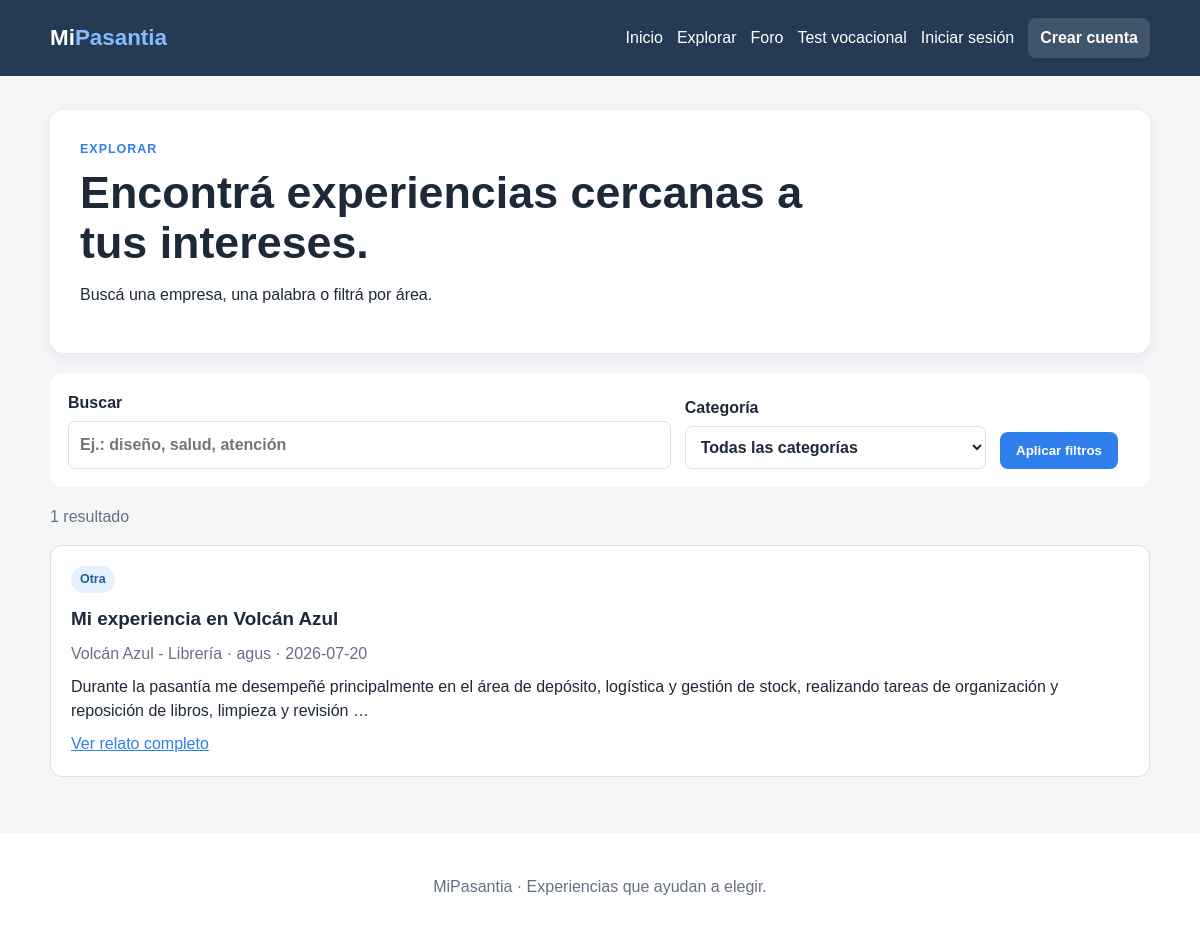
Page /explorar on the committed database.
### tables this page shows
CREATE TABLE experiencias (
                id INTEGER PRIMARY KEY AUTOINCREMENT,
                titulo TEXT NOT NULL,
                empresa TEXT NOT NULL,
                contenido TEXT NOT NULL,
                fecha TEXT NOT NULL,
                imagen TEXT,
                usuario_id INTEGER NOT NULL,
                categoria_id INTEGER,
                FOREIGN KEY (usuario_id) REFERENCES usuarios(id),
                FOREIGN KEY (categoria_id) REFERENCES categorias(id)
            );

CREATE TABLE categorias (
                id INTEGER PRIMARY KEY AUTOINCREMENT,
                nombre TEXT NOT NULL UNIQUE
            );

CREATE TABLE usuarios (
                id INTEGER PRIMARY KEY AUTOINCREMENT,
                nombre TEXT NOT NULL,
                email TEXT NOT NULL UNIQUE,
                password TEXT NOT NULL
            );

### app.py (the view)
@app.route("/explorar")
def explorar():
    busqueda = request.args.get("q", "").strip()
    categoria_id = request.args.get("categoria", "")
    return render_template(
        "explorar.html",
        experiencias=obtener_experiencias(busqueda, categoria_id),
        categorias=obtener_categorias(),
        busqueda=busqueda,
        categoria_id=categoria_id,
    )

### app.py (called while the page is built)
def conectar_db():
    conexion = sqlite3.connect(DATABASE_PATH)
    conexion.row_factory = sqlite3.Row
    return conexion

def obtener_categorias():
    with conectar_db() as conexion:
        return conexion.execute("""
            SELECT * FROM categorias
            WHERE nombre != 'Comunicación y Marketing'
            ORDER BY nombre
        """).fetchall()

def obtener_experiencias(busqueda="", categoria_id=""):
    consulta = """
        SELECT experiencias.*, usuarios.nombre AS autor, categorias.nombre AS categoria
        FROM experiencias
        JOIN usuarios ON experiencias.usuario_id = usuarios.id
        LEFT JOIN categorias ON experiencias.categoria_id = categorias.id
        WHERE 1 = 1
    """
    parametros = []
    if busqueda:
        consulta += " AND (experiencias.titulo LIKE ? OR experiencias.empresa LIKE ? OR experiencias.contenido LIKE ?)"
        termino = f"%{busqueda}%"
        parametros.extend((termino, termino, termino))
    if categoria_id.isdigit():
        consulta += " AND experiencias.categoria_id = ?"
        parametros.append(categoria_id)
    consulta += " ORDER BY experiencias.id DESC"
    with conectar_db() as conexion:
        return conexion.execute(consulta, parametros).fetchall()

@app.context_processor
def token_formulario():
    if "token_foro" not in session:
        session["token_foro"] = secrets.token_urlsafe(32)
    return {"token_foro": session["token_foro"]}

### templates/explorar.html (shortened to what this page needs)
{% extends "base.html" %}
{% block content %}
<section class="page-intro">
    <p class="eyebrow">Explorar</p>
    <h1>Encontrá experiencias cercanas a tus intereses.</h1>
    <p>Buscá una empresa, una palabra o filtrá por área.</p>
</section>
<form class="filters" method="get">
    <label>
        Buscar
        <input type="search" name="q" value="{{ busqueda }}" placeholder="Ej.: diseño, salud, atención">
    </label>
    <label>
        Categoría
        <select name="categoria">
            <option value="">Todas las categorías</option>
        </select>
    </label>
    <button class="button" type="submit">Aplicar filtros</button>
</form>
<p class="result-count">{{ experiencias|length }} resultado{% if experiencias|length != 1 %}s{% endif %}</p>
{% if experiencias %}
<section class="card-grid">
    {% for experiencia in experiencias %}
    <article class="card">
        <span class="tag">{{ experiencia["categoria"] or "Sin categoría" }}</span>
        <h2>{{ experiencia["titulo"] }}</h2>
        <p class="meta">{{ experiencia["empresa"] }} · {{ experiencia["autor"] }} · {{ experiencia["fecha"] }}</p>
        <p>{{ experiencia["contenido"][:180] }}{% if experiencia["contenido"]|length > 180 %}…{% endif %}</p>
        <a href="{{ url_for('experiencia', experiencia_id=experiencia['id']) }}">Ver relato completo</a>
    </article>
    {% endfor %}
</section>
{% else %}
<section class="empty-state">
    <h2>No encontramos experiencias con esos filtros.</h2>
    <p>Probá con otra palabra o quitá la categoría seleccionada.</p>
</section>
{% endif %}
{% endblock %}

### static/css/style.css (style rules this page uses)
:root { --azul: #243b53; --acento: #2f80ed; --fondo: #f4f6f8; --texto: #1d2939; --borde: #d9e1ea; --blanco: #ffffff; --error: #a52b2b; --ok: #176b45; }
* { box-sizing: border-box; }
body { margin: 0; color: var(--texto); background: var(--fondo); font-family: Arial, sans-serif; line-height: 1.5; }
a { color: var(--acento); }
.nav-cta, .button { display: inline-block; border: 0; border-radius: 8px; padding: 11px 16px; color: var(--blanco); background: var(--acento); font-weight: 700; text-decoration: none; cursor: pointer; }
.hero, .page-intro, .form-card, .auth-card, .story, .empty-state { border-radius: 14px; background: var(--blanco); box-shadow: 0 4px 16px #15253513; }
.hero h1, .page-intro h1, .story h1 { max-width: 760px; margin: 8px 0; font-size: clamp(2rem, 5vw, 3.5rem); line-height: 1.12; }
.eyebrow { margin: 0; color: var(--acento); font-size: .78rem; font-weight: 700; letter-spacing: .08em; text-transform: uppercase; }
.section-heading p, .meta, small, .result-count { color: #667085; }
.card-grid { display: grid; grid-template-columns: repeat(auto-fit, minmax(255px, 1fr)); gap: 18px; }
.card { overflow: hidden; padding: 20px; border: 1px solid var(--borde); border-radius: 12px; background: var(--blanco); }
.card h2, .card h3 { margin: 12px 0 6px; font-size: 1.18rem; }
.card p { margin: 9px 0; }
.tag { display: inline-block; padding: 4px 9px; border-radius: 99px; color: #245c9c; background: #e4f1ff; font-size: .78rem; font-weight: 700; }
.page-intro { margin-bottom: 20px; padding: 30px; }
.page-intro h1 { font-size: clamp(1.9rem, 4vw, 2.8rem); }
.filters { display: grid; grid-template-columns: 2fr 1fr auto auto; align-items: end; gap: 14px; margin-bottom: 18px; padding: 18px; border-radius: 12px; background: var(--blanco); }
label { display: grid; gap: 6px; font-weight: 700; }
input, select, textarea { width: 100%; padding: 11px; border: 1px solid var(--borde); border-radius: 7px; color: var(--texto); background: var(--blanco); font: inherit; }

### rows in the picture
experiencias: nombre "Otra", titulo "Mi experiencia en Volcán Azul", empresa "Volcán Azul - Librería", autor "agus", fecha "2026-07-20", contenido "Durante la pasantía me desempeñé principalmente en el área de depósito, logística y gestión de stock, realizando tareas de organización y reposición de libros, limpieza y revisión"

### other values in the picture
{{ experiencias|length }} "1"
